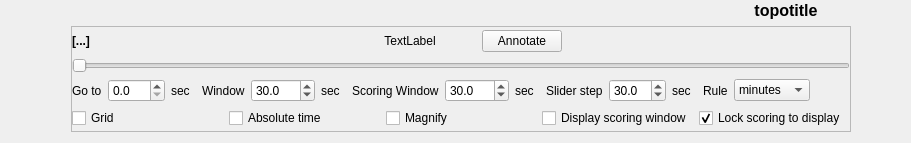
      <widget class="QWidget" name="layoutWidget">
       <layout class="QGridLayout" name="gridLayout_21">
        <property name="topMargin">
         <number>0</number>
        </property>
        <property name="rightMargin">
         <number>0</number>
        </property>
        <item row="0" column="1">
         <widget class="QWidget" name="_topoW" native="true">
          <property name="minimumSize">
           <size>
            <width>250</width>
            <height>0</height>
           </size>
          </property>
          <property name="maximumSize">
           <size>
            <width>300</width>
            <height>16777215</height>
           </size>
          </property>
          <layout class="QVBoxLayout" name="verticalLayout_31">
           <property name="spacing">
            <number>0</number>
           </property>
           <property name="leftMargin">
            <number>0</number>
           </property>
           <property name="topMargin">
            <number>0</number>
           </property>
           <property name="rightMargin">
            <number>0</number>
           </property>
           <property name="bottomMargin">
            <number>0</number>
           </property>
           <item>
            <layout class="QVBoxLayout" name="_topoLayout">
             <property name="topMargin">
              <number>0</number>
             </property>
             <item>
              <widget class="QLabel" name="_topoTitle">
               <property name="maximumSize">
                <size>
                 <width>16777215</width>
                 <height>40</height>
                </size>
               </property>
               <property name="font">
                <font>
                 <pointsize>12</pointsize>
                 <weight>75</weight>
                 <bold>true</bold>
                </font>
               </property>
               <property name="text">
                <string>topotitle</string>
               </property>
               <property name="alignment">
                <set>Qt::AlignCenter</set>
               </property>
              </widget>
             </item>
            </layout>
           </item>
          </layout>
         </widget>
        </item>
        <item row="0" column="0">
         <spacer name="horizontalSpacer_13">
          <property name="orientation">
           <enum>Qt::Horizontal</enum>
          </property>
          <property name="sizeHint" stdset="0">
           <size>
            <width>40</width>
            <height>20</height>
           </size>
          </property>
         </spacer>
        </item>
        <item row="1" column="0" colspan="2">
         <layout class="QHBoxLayout" name="horizontalLayout_3">
          <property name="spacing">
           <number>6</number>
          </property>
          <property name="leftMargin">
           <number>20</number>
          </property>
          <property name="topMargin">
           <number>0</number>
          </property>
          <property name="rightMargin">
           <number>20</number>
          </property>
          <property name="bottomMargin">
           <number>0</number>
          </property>
          <item>
           <spacer name="horizontalSpacer_17">
            <property name="orientation">
             <enum>Qt::Horizontal</enum>
            </property>
            <property name="sizeHint" stdset="0">
             <size>
              <width>40</width>
              <height>20</height>
             </size>
            </property>
           </spacer>
          </item>
          <item>
           <widget class="QFrame" name="_slFrame">
            <property name="minimumSize">
             <size>
              <width>0</width>
              <height>0</height>
             </size>
            </property>
            <property name="frameShape">
             <enum>QFrame::StyledPanel</enum>
            </property>
            <property name="frameShadow">
             <enum>QFrame::Raised</enum>
            </property>
            <layout class="QVBoxLayout" name="verticalLayout_15">
             <property name="spacing">
              <number>0</number>
             </property>
             <property name="leftMargin">
              <number>0</number>
             </property>
             <property name="topMargin">
              <number>0</number>
             </property>
             <property name="rightMargin">
              <number>0</number>
             </property>
             <property name="bottomMargin">
              <number>0</number>
             </property>
            <item>
             <widget class="QWidget" name="_sliderPanel">
              <layout class="QVBoxLayout" name="_sliderPanelLayout">
               <property name="spacing">
                <number>6</number>
               </property>
               <property name="leftMargin">
                <number>0</number>
               </property>
               <property name="topMargin">
                <number>0</number>
               </property>
               <property name="rightMargin">
                <number>0</number>
               </property>
               <property name="bottomMargin">
                <number>0</number>
               </property>
               <item>
                <layout class="QHBoxLayout" name="horizontalLayout_22">
                 <property name="topMargin">
                  <number>3</number>
                 </property>
                 <item>
                  <widget class="QLabel" name="_txtCursor">
                   <property name="font">
                    <font>
                     <weight>75</weight>
                     <bold>true</bold>
                    </font>
                   </property>
                   <property name="text">
                    <string>[...]</string>
                   </property>
                  </widget>
                 </item>
                 <item>
                  <spacer name="horizontalSpacer_18">
                   <property name="orientation">
                    <enum>Qt::Horizontal</enum>
                   </property>
                   <property name="sizeHint" stdset="0">
                    <size>
                     <width>40</width>
                     <height>20</height>
                    </size>
                   </property>
                  </spacer>
                 </item>
                 <item>
                  <widget class="QLabel" name="_SlText">
                   <property name="text">
                    <string>TextLabel</string>
                   </property>
                   <property name="alignment">
                    <set>Qt::AlignCenter</set>
                   </property>
                   <property name="margin">
                    <number>0</number>
                   </property>
                  </widget>
                 </item>
                 <item>
                  <spacer name="horizontalSpacer_33">
                   <property name="orientation">
                    <enum>Qt::Horizontal</enum>
                   </property>
                   <property name="sizeType">
                    <enum>QSizePolicy::Minimum</enum>
                   </property>
                   <property name="sizeHint" stdset="0">
                    <size>
                     <width>40</width>
                     <height>20</height>
                    </size>
                   </property>
                  </spacer>
                 </item>
                 <item>
                  <widget class="QPushButton" name="_AnnotateRun">
                   <property name="text">
                    <string>Annotate</string>
                   </property>
                  </widget>
                 </item>
                 <item>
                  <spacer name="horizontalSpacer_29">
                   <property name="orientation">
                    <enum>Qt::Horizontal</enum>
                   </property>
                   <property name="sizeHint" stdset="0">
                    <size>
                     <width>40</width>
                     <height>20</height>
                    </size>
                   </property>
                  </spacer>
                 </item>
                </layout>
               </item>
               <item>
                <widget class="QSlider" name="_SlVal">
                 <property name="orientation">
                  <enum>Qt::Horizontal</enum>
                 </property>
                 <property name="tickPosition">
                  <enum>QSlider::NoTicks</enum>
                 </property>
                 <property name="tickInterval">
                  <number>10</number>
                 </property>
                </widget>
               </item>
               <item>
                <widget class="QWidget" name="_sliderControls" native="false">
                 <layout class="QGridLayout" name="_sliderControlsLayout">
                  <property name="columnStretch">
                   <string>0,0,0,0,0,1</string>
                  </property>
                  <property name="horizontalSpacing">
                   <number>12</number>
                  </property>
                  <property name="verticalSpacing">
                   <number>4</number>
                  </property>
                  <property name="leftMargin">
                   <number>0</number>
                  </property>
                  <property name="topMargin">
                   <number>0</number>
                  </property>
                  <property name="rightMargin">
                   <number>0</number>
                  </property>
                  <property name="bottomMargin">
                   <number>0</number>
                  </property>
                  <item row="0" column="0">
                   <layout class="QHBoxLayout" name="_sliderGotoLayout">
                    <property name="spacing">
                     <number>6</number>
                    </property>
                    <property name="leftMargin">
                     <number>0</number>
                    </property>
                    <property name="topMargin">
                     <number>0</number>
                    </property>
                    <property name="rightMargin">
                     <number>0</number>
                    </property>
                    <property name="bottomMargin">
                     <number>0</number>
                    </property>
                    <item>
                     <widget class="QLabel" name="label">
                      <property name="text">
                       <string>Go to</string>
                      </property>
                     </widget>
                    </item>
                    <item>
                     <widget class="QDoubleSpinBox" name="_SlGoto">
                      <property name="decimals">
                       <number>1</number>
                      </property>
                     </widget>
                    </item>
                    <item>
                     <widget class="QLabel" name="label_12">
                      <property name="text">
                       <string>sec</string>
                      </property>
                     </widget>
                    </item>
                   </layout>
                  </item>
                  <item row="0" column="1">
                   <layout class="QHBoxLayout" name="_sliderWindowLayout">
                    <property name="spacing">
                     <number>6</number>
                    </property>
                    <property name="leftMargin">
                     <number>0</number>
                    </property>
                    <property name="topMargin">
                     <number>0</number>
                    </property>
                    <property name="rightMargin">
                     <number>0</number>
                    </property>
                    <property name="bottomMargin">
                     <number>0</number>
                    </property>
                    <item>
                     <widget class="QLabel" name="label_3">
                      <property name="text">
                       <string>Window</string>
                      </property>
                     </widget>
                    </item>
                    <item>
                     <widget class="QDoubleSpinBox" name="_SigWin">
                      <property name="decimals">
                       <number>1</number>
                      </property>
                      <property name="maximum">
                       <double>1000.000000000000000</double>
                      </property>
                      <property name="value">
                       <double>30.000000000000000</double>
                      </property>
                     </widget>
                    </item>
                    <item>
                     <widget class="QLabel" name="label_4">
                      <property name="text">
                       <string>sec</string>
                      </property>
                     </widget>
                    </item>
                   </layout>
                  </item>
                  <item row="0" column="2">
                   <layout class="QHBoxLayout" name="_sliderScoringWindowLayout">
                    <property name="spacing">
                     <number>6</number>
                    </property>
                    <property name="leftMargin">
                     <number>0</number>
                    </property>
                    <property name="topMargin">
                     <number>0</number>
                    </property>
                    <property name="rightMargin">
                     <number>0</number>
                    </property>
                    <property name="bottomMargin">
                     <number>0</number>
                    </property>
                    <item>
                     <widget class="QLabel" name="label_3_1">
                      <property name="text">
                       <string>Scoring Window</string>
                      </property>
                     </widget>
                    </item>
                    <item>
                     <widget class="QDoubleSpinBox" name="_ScorWin">
                      <property name="decimals">
                       <number>1</number>
                      </property>
                      <property name="minimum">
                       <double>0.100000000000000</double>
                      </property>
                      <property name="maximum">
                       <double>1000.000000000000000</double>
                      </property>
                      <property name="value">
                       <double>30.000000000000000</double>
                      </property>
                     </widget>
                    </item>
                    <item>
                     <widget class="QLabel" name="label_4_1">
                      <property name="text">
                       <string>sec</string>
                      </property>
                     </widget>
                    </item>
                   </layout>
                  </item>
                  <item row="0" column="3">
                   <layout class="QHBoxLayout" name="_sliderStepLayout">
                    <property name="spacing">
                     <number>6</number>
                    </property>
                    <property name="leftMargin">
                     <number>0</number>
                    </property>
                    <property name="topMargin">
                     <number>0</number>
                    </property>
                    <property name="rightMargin">
                     <number>0</number>
                    </property>
                    <property name="bottomMargin">
                     <number>0</number>
                    </property>
                    <item>
                     <widget class="QLabel" name="label_5">
                      <property name="text">
                       <string>Slider step</string>
                      </property>
                     </widget>
                    </item>
                    <item>
                     <widget class="QDoubleSpinBox" name="_SigSlStep">
                      <property name="decimals">
                       <number>1</number>
                      </property>
                      <property name="minimum">
                       <double>0.100000000000000</double>
                      </property>
                      <property name="value">
                       <double>30.000000000000000</double>
                      </property>
                     </widget>
                    </item>
                    <item>
                     <widget class="QLabel" name="label_6">
                      <property name="text">
                       <string>sec</string>
                      </property>
                     </widget>
                    </item>
                   </layout>
                  </item>
                  <item row="0" column="4">
                   <layout class="QHBoxLayout" name="_sliderRuleLayout">
                    <property name="spacing">
                     <number>6</number>
                    </property>
                    <property name="leftMargin">
                     <number>0</number>
                    </property>
                    <property name="topMargin">
                     <number>0</number>
                    </property>
                    <property name="rightMargin">
                     <number>0</number>
                    </property>
                    <property name="bottomMargin">
                     <number>0</number>
                    </property>
                    <item>
                     <widget class="QLabel" name="label_31">
                      <property name="text">
                       <string>Rule</string>
                      </property>
                     </widget>
                    </item>
                    <item>
                     <widget class="QComboBox" name="_slRules">
                      <property name="currentIndex">
                       <number>1</number>
                      </property>
                      <item>
                       <property name="text">
                        <string>seconds</string>
                       </property>
                      </item>
                      <item>
                       <property name="text">
                        <string>minutes</string>
                       </property>
                      </item>
                      <item>
                       <property name="text">
                        <string>hours</string>
                       </property>
                      </item>
                     </widget>
                    </item>
                   </layout>
                  </item>
                  <item row="0" column="5">
                   <spacer name="horizontalSpacer_3">
                    <property name="orientation">
                     <enum>Qt::Horizontal</enum>
                    </property>
                    <property name="sizeHint" stdset="0">
                     <size>
                      <width>40</width>
                      <height>20</height>
                     </size>
                    </property>
                   </spacer>
                  </item>
                 </layout>
                </widget>
               </item>
               <item>
                <layout class="QHBoxLayout" name="horizontalLayout_22_1">
                 <property name="bottomMargin">
                  <number>3</number>
                 </property>
                 <item>
                  <widget class="QCheckBox" name="_slGrid">
                   <property name="text">
                    <string>Grid</string>
                   </property>
                   <property name="checked">
                    <bool>false</bool>
                   </property>
                  </widget>
                 </item>
                 <item>
                  <widget class="QCheckBox" name="_slAbsTime">
                   <property name="text">
                    <string>Absolute time</string>
                   </property>
                  </widget>
                 </item>
                 <item>
                  <widget class="QCheckBox" name="_slMagnify">
                   <property name="text">
                    <string>Magnify</string>
                   </property>
                  </widget>
                 </item>
                 <item>
                  <widget class="QCheckBox" name="_ScorWinVisible">
                   <property name="text">
                    <string>Display scoring window</string>
                   </property>
                   <property name="checked">
                    <bool>false</bool>
                   </property>
                  </widget>
                 </item>
                 <item>
                  <widget class="QCheckBox" name="_LockScorSigWins">
                   <property name="text">
                    <string>Lock scoring to display</string>
                   </property>
                   <property name="checked">
                    <bool>true</bool>
                   </property>
                  </widget>
                 </item>
                </layout>
               </item>
              </layout>
             </widget>
            </item>
            </layout>
           </widget>
          </item>
          <item>
           <spacer name="horizontalSpacer_16">
            <property name="orientation">
             <enum>Qt::Horizontal</enum>
            </property>
            <property name="sizeHint" stdset="0">
             <size>
              <width>40</width>
              <height>20</height>
             </size>
            </property>
           </spacer>
          </item>
         </layout>
        </item>
       </layout>
      </widget>
